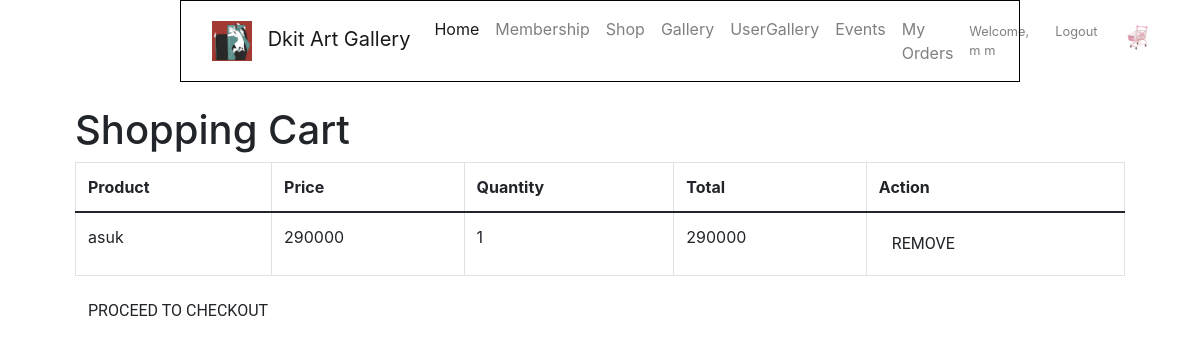
/view/cart.php (signed in), run on an earlier commit of the app's database.
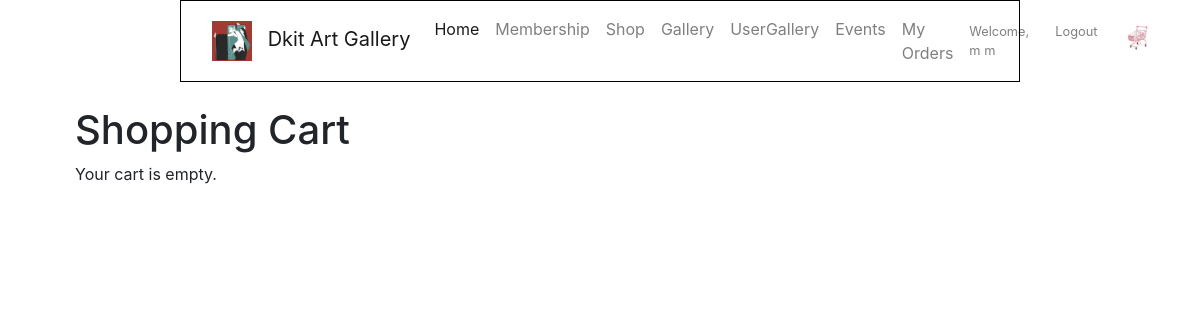
And on a later commit of the database.
### tables this page shows
CREATE TABLE `cart` (
  `id` int(11) NOT NULL,
  `user_id` int(11) NOT NULL,
  `product_id` int(11) NOT NULL,
  `quantity` int(11) NOT NULL,
  `price` double NOT NULL
);

CREATE TABLE `product` (
  `id` int(11) NOT NULL,
  `name` varchar(100) NOT NULL,
  `price` double NOT NULL,
  `quantity` int(11) NOT NULL,
  `url` varchar(500) DEFAULT NULL,
  `description` varchar(500) DEFAULT NULL
);

### model/doCart.php (called while the page is built, shortened)
<?php
require_once 'databaseConnection.php';
require_once 'cartModel.php';
global $db;
$cartModel = new CartModel($db);
?>

### model/cartModel.php (called while the page is built, shortened)
<?php
class CartModel {
    protected $db;
    public function __construct($db) {
        $this->db = $db;
    }
    public function getCartItems($user_id) {
        $sql = "SELECT cart.*, product.name, product.price FROM cart
            INNER JOIN product ON cart.product_id = product.id
            WHERE cart.user_id = :user_id";
        try {
            $stmt = $this->db->prepare($sql);
            $stmt->bindParam(':user_id', $user_id);
            $stmt->execute();
            $cartItems = $stmt->fetchAll(PDO::FETCH_ASSOC);
            return $cartItems;
        } catch (PDOException $e) {
            echo "Error: " . $e->getMessage();
            return false;
        }
    }
}
?>

### view/cart.php (the view, shortened to what this page needs)
<?php
require_once '../model/databaseConnection.php';
require_once '../model/doCart.php';
require_once '../model/cartModel.php';
include "nav.php";
include 'header.php';
global $cartModel;
function getCartItems() {
    global $cartModel;
    return isset($_SESSION['userId']) ? $cartModel->getCartItems($_SESSION['userId']) : [];
}
$cartItems = getCartItems();
?>
<!DOCTYPE html>
<html lang="en">
<head>
</head>
<body>
<div class="container">
    <h1>Shopping Cart</h1>
    <?php if (empty($cartItems)): ?>
        <p>Your cart is empty.</p>
    <?php else: ?>
        <div class="table-responsive">
            <table class="table table-bordered">
                <thead>
                <tr>
                    <th>Product</th>
                    <th>Price</th>
                    <th>Quantity</th>
                    <th>Total</th>
                    <th>Action</th>
                </tr>
                </thead>
                <tbody>
                <?php foreach ($cartItems as $item): ?>
                    <tr>
                        <td><?php echo $item['name']; ?></td>
                        <td><?php echo $item['price']; ?></td>
                        <td><?php echo $item['quantity']; ?></td>
                        <td><?php echo $item['price'] * $item['quantity']; ?></td>
                        <td>
                            <form method="post">
                                <button type="submit" name="remove_from_cart" class="btn" onclick="return confirm('Are you sure you want to remove this item?');">Remove</button>
                            </form>
                        </td>
                    </tr>
                <?php endforeach; ?>
                </tbody>
            </table>
        </div>
        <a href="index.php?action=checkout" class="btn">Proceed to Checkout</a>
    <?php endif; ?>
</div>
</body>
</html>

### view/header.php (shortened to what this page needs)
<!DOCTYPE html>
<html lang="en">
<head>
    <link href="nav.php" rel="stylesheet" type="text/css" />
    <link href="../css/nav.css" rel="stylesheet" type="text/css" />
    <link href="https://cdn.jsdelivr.net/npm/bootstrap@5.0.2/dist/css/bootstrap.min.css" rel="stylesheet">
    <link href="../css/homeStyles.css" rel="stylesheet" type="text/css" />
    <link href="../css/buttons.css" rel="stylesheet" type="text/css" />
    <link href="https://cdn.jsdelivr.net/npm/bootstrap@5.0.2/dist/css/bootstrap.min.css"
          rel="stylesheet"
>
    <link rel="stylesheet" href="https://cdnjs.cloudflare.com/ajax/libs/font-awesome/4.7.0/css/font-awesome.min.css">
    <link href="https://cdnjs.cloudflare.com/ajax/libs/fullcalendar/3.9.0/fullcalendar.min.css" rel="stylesheet" />
    <link rel="stylesheet" href="https://maxcdn.bootstrapcdn.com/bootstrap/4.0.0/css/bootstrap.min.css"/>
</head>
<body>
<div class="container align-content:center">

### view/nav.php (shortened to what this page needs)
<?php
 include "header.php";
?>
<nav class="navbar navbar-expand-lg navbar-light fixed-top navbar-custom">
    <div class="container-fluid">
        <a class="navbar-brand" href="#">
            <img src="../3.jpg" alt="Logo">
            Dkit Art Gallery
        </a>
        <div class="collapse navbar-collapse" id="navbarNav">
            <ul class="navbar-nav me-auto mb-2 mb-lg-0">
                <li class="nav-item">
                    <a class="nav-link active" href="../controller/index.php?action=show_home">Home</a>
                </li>
                <li class="nav-item">
                    <a class="nav-link" href="../controller/index.php?action=membership">Membership</a>
                </li>
                <li class="nav-item">
                    <a class="nav-link" href="../controller/index.php?action=shop">Shop</a>
                </li>
                <li class="nav-item">
                    <a class="nav-link" href="../controller/index.php?action=gallery">Gallery</a>
                </li>
                <li class="nav-item">
                    <a class="nav-link" href="../controller/index.php?action=usergallery">UserGallery</a>
                </li>
                <li class="nav-item">
                    <a class="nav-link" href="../controller/index.php?action=events">Events</a>
                </li>
                <li class="nav-item">
                    <a class="nav-link" href="../controller/index.php?action=orders">My Orders</a>
                </li>
            </ul>
            <ul class="navbar-nav ms-auto">
                <?php
                if(isset($_SESSION['username'])) {
                    $username = $_SESSION['username'];
                    echo '<li class="nav-item navbar-small-links">
                                <a class="nav-link" href="#">Welcome, ' . $username . '</a>
                          </li>';
                    echo '<li class="nav-item navbar-small-links">
                                <a class="nav-link" href="../controller/index.php?action=logout">Logout</a>
                          </li>';
                }
                ?>
                <li class="nav-item">
                    <a class="nav-link" href="../controller/index.php?action=cart">
                        <img src="../2.jpg" alt="Cart" style="width: 30px; height: 30px;">
                    </a>
                </li>
            </ul>
        </div>
    </div>
</nav>

### css/nav.css (style rules this page uses)
body { padding-top: 106px; }
.navbar { background-color: #ffffff; border: 1px solid #000000; }
.navbar-brand, .navbar-nav .nav-link { color: #000000; }
.navbar-brand img { max-height: 40px; margin-right: 10px; }
.navbar-custom { max-width: 70%; margin: 0 auto; }
.navbar-small-links { font-size: 0.8rem; margin-right: 10px; }

### css/homeStyles.css (style rules this page uses)
.container { max-width: 800px; margin: 0 auto; }

### css/buttons.css (style rules this page uses)
.btn { font-family: 'Roboto', sans-serif; font-weight: bold; text-transform: uppercase; border: none; padding: 10px 20px; cursor: pointer; border-radius: 5px; background-color: #000; color: #fff; }

What changed in the data, as far as the page shows it:
removed cart: product.name "asuk", product.price "290000", quantity "1", $item['price']*$item['quantity'] "290000"
Also different on the page:
text no longer shown: "Product Price Quantity Total Action PROCEED TO CHECKOUT"
text now shown: "Your cart is empty."
